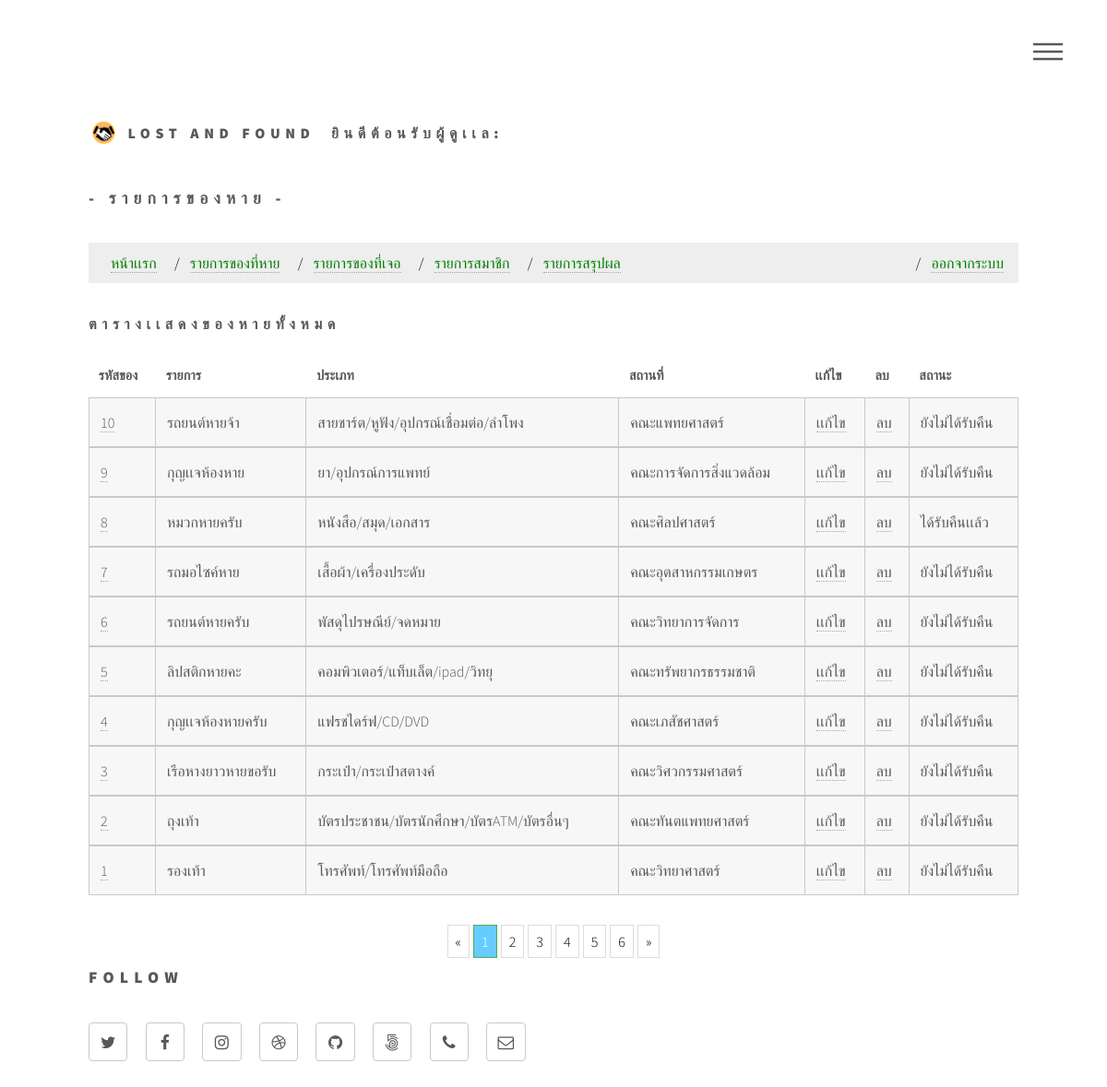
Screenshot of /3.php with the database file from the repository.
### tables this page shows
CREATE TABLE `lostitem` (
  `lost_id` int(5) NOT NULL,
  `name` varchar(30) NOT NULL,
  `fname` varchar(30) NOT NULL,
  `place_id` int(5) NOT NULL,
  `type_id` int(5) NOT NULL,
  `date` date NOT NULL,
  `time` time NOT NULL,
  `description` text NOT NULL,
  `photo` varchar(200) NOT NULL,
  `status` varchar(20) NOT NULL,
  `status1` varchar(20) NOT NULL
);

CREATE TABLE `typeitem` (
  `type_id` int(5) UNSIGNED NOT NULL,
  `typename` varchar(100) NOT NULL
);

CREATE TABLE `typeplace` (
  `place_id` int(5) UNSIGNED NOT NULL,
  `placename` varchar(100) NOT NULL
);

### 3.php (the view, shortened to what this page needs)
<?php
    require 'conectfromlost.php';
    $q = "SELECT * FROM lostitem INNER JOIN  typeitem ON lostitem.lost_id=typeitem.type_id  INNER JOIN typeplace ON lostitem.lost_id=typeplace.place_id order by lost_id desc ";
    $result = mysqli_query($dbcon, $q);
    ?>
<!DOCTYPE HTML>
<html>
  <head>
    <link rel="stylesheet" href="assets/css/main.css" />
  </head>
  <body>
      <div id="wrapper">
          <header id="header">
            <div class="inner">
                <a href="indexadmin.php" class="logo">
                  <span class="symbol"><img src="images/11.svg" alt="" /></span><span class="title">LOST And FOUND  &nbsp;<?php
        echo "ยินดีต้อนรับผู้ดูเเล: ".$_SESSION ['Fname']
        .$_SESSION ['Lname'] ;?></span> </span>
                </a>
                <nav>
                  <ul>
                    <li><a href="#menu">Menu</a></li>
                  </ul>
                </nav>
            </div>
          </header>
          <div id="main">
            <div class="inner">
<h2>- รายการของหาย -</h2>
<ul class="breadcrumb">
  <li><a href="indexadmin.php">หน้าเเรก</a></li>
  <li><a href="3.php">รายการของที่หาย</a></li>
  <li><a href="6.php">รายการของที่เจอ</a></li>
   <li><a href="user.php">รายการสมาชิก</a></li>
  <li><a href="graph.php">รายการสรุปผล</a></li>
  <li style="float:right"><a href="logout.php">ออกจากระบบ</a></li>
</ul>
              <section>
                <h3>ตารางเเสดงของหายทั้งหมด</h3>
                  <div class="table-wrapper">
                    <table class="alt">
                      <thead>
                        <tr>
                          <th>รหัสของ</th>
                          <th>รายการ</th>
                          <th>ประเภท</th>
                          <th>สถานที่</th>
                          <th>เเก้ไข</th>
                          <th>ลบ</th>
                          <th>สถานะ</th>
                        </tr>
                      </thead>
                      <tbody>
                        <?php
                           while ($row = mysqli_fetch_array($result, MYSQLI_ASSOC)) {
                         ?>
                        <tr>
                          <td><a href="admin.php?lost_id=<?php echo $row['lost_id']; ?>"><?php echo $row['lost_id']; ?></td>
                          <td><?php echo $row ['name']; ?></td>
                          <td><?php echo $row ['typename']; ?>  </td>
                          <td><?php echo $row ['placename']; ?>  </td>
                          <td><a href="fromdeletelost.php?lost_id=<?php echo $row ['lost_id']; ?>">เเก้ไข</a>  </td>
                          <td><a href="fromdeletelost.php?lost_id=<?php echo $row ['lost_id']; ?>">ลบ</a>  </td>
                          <td><?php echo $row ['status']; ?></td>
                        </tr>
                      </tbody>
                        <?php
               }
             ?>
                    </table>
                  </div>
                </section>
</body>
              <section>
<div class="center">
  <div class="pagination">
    <a href="#">&laquo;</a>
    <a href="#" class="active">1</a>
    <a href="#">2</a>
    <a href="#">3</a>
    <a href="#">4</a>
    <a href="#">5</a>
    <a href="#">6</a>
    <a href="#">&raquo;</a>
  </div>
</div>
                <h2>Follow</h2>
                <ul class="icons">
                  <li><a href="#" class="icon style2 fa-twitter"><span class="label">Twitter</span></a></li>
                  <li><a href="#" class="icon style2 fa-facebook"><span class="label">Facebook</span></a></li>
                  <li><a href="#" class="icon style2 fa-instagram"><span class="label">Instagram</span></a></li>
                  <li><a href="#" class="icon style2 fa-dribbble"><span class="label">Dribbble</span></a></li>
                  <li><a href="#" class="icon style2 fa-github"><span class="label">GitHub</span></a></li>
                  <li><a href="#" class="icon style2 fa-500px"><span class="label">500px</span></a></li>
                  <li><a href="#" class="icon style2 fa-phone"><span class="label">Phone</span></a></li>
                  <li><a href="#" class="icon style2 fa-envelope-o"><span class="label">Email</span></a></li>
                </ul>
  </body>
</html>

### 3.php (style rules this page uses)
ul.breadcrumb { padding: 8px 16px; list-style: none; background-color: #eee; }
ul.breadcrumb li { display: inline; }
ul.breadcrumb li+li:before { padding: 8px; color: black; content: "/\00a0"; }
ul.breadcrumb li a { color: green; }
.center { text-align: center; }
.pagination { display: inline-block; }
.pagination a { color: black; float: left; padding: 3px 8px; text-decoration: none; transition: background-color .2s; border: 1px solid #ddd; margin: 0 2px; }
.pagination a.active { background-color: #66CCFF; color: white; border: 1px solid #4CAF50; }

### rows the page displays
lostitem: lost_id "10", name "รถยนต์หายจ้า", typeitem.typename "สายชาร์ต/หูฟัง/อุปกรณ์เชื่อมต่อ/ลำโพง", typeplace.placename "คณะแพทยศาสตร์", status "ยังไม่ได้รับคืน"
lostitem: lost_id "9", name "กุญเเจห้องหาย", typeitem.typename "ยา/อุปกรณ์การแพทย์", typeplace.placename "คณะการจัดการสิ่งแวดล้อม", status "ยังไม่ได้รับคืน"
lostitem: lost_id "8", name "หมวกหายครับ", typeitem.typename "หนังสือ/สมุด/เอกสาร", typeplace.placename "คณะศิลปศาสตร์", status "ได้รับคืนเเล้ว"
lostitem: lost_id "7", name "รถมอไซค์หาย", typeitem.typename "เสื้อผ้า/เครื่องประดับ", typeplace.placename "คณะอุตสาหกรรมเกษตร", status "ยังไม่ได้รับคืน"
lostitem: lost_id "6", name "รถยนต์หายครับ", typeitem.typename "พัสดุไปรษณีย์/จดหมาย", typeplace.placename "คณะวิทยาการจัดการ", status "ยังไม่ได้รับคืน"
lostitem: lost_id "5", name "ลิปสติกหายคะ", typeitem.typename "คอมพิวเตอร์/แท็บเล็ต/ipad/วิทยุ", typeplace.placename "คณะทรัพยากรธรรมชาติ", status "ยังไม่ได้รับคืน"
lostitem: lost_id "4", name "กุญเเจห้องหายครับ", typeitem.typename "แฟรชไดร์ฟ/CD/DVD", typeplace.placename "คณะเภสัชศาสตร์", status "ยังไม่ได้รับคืน"
lostitem: lost_id "3", name "เรือหางยาวหายขอรับ", typeitem.typename "กระเป๋า/กระเป๋าสตางค์", typeplace.placename "คณะวิศวกรรมศาสตร์", status "ยังไม่ได้รับคืน"
lostitem: lost_id "2", name "ถุงเท้า", typeitem.typename "บัตรประชาชน/บัตรนักศึกษา/บัตรATM/บัตรอื่นๆ", typeplace.placename "คณะทันตแพทยศาสตร์", status "ยังไม่ได้รับคืน"
lostitem: lost_id "1", name "รองเท้า", typeitem.typename "โทรศัพท์/โทรศัพท์มือถือ", typeplace.placename "คณะวิทยาศาสตร์", status "ยังไม่ได้รับคืน"
